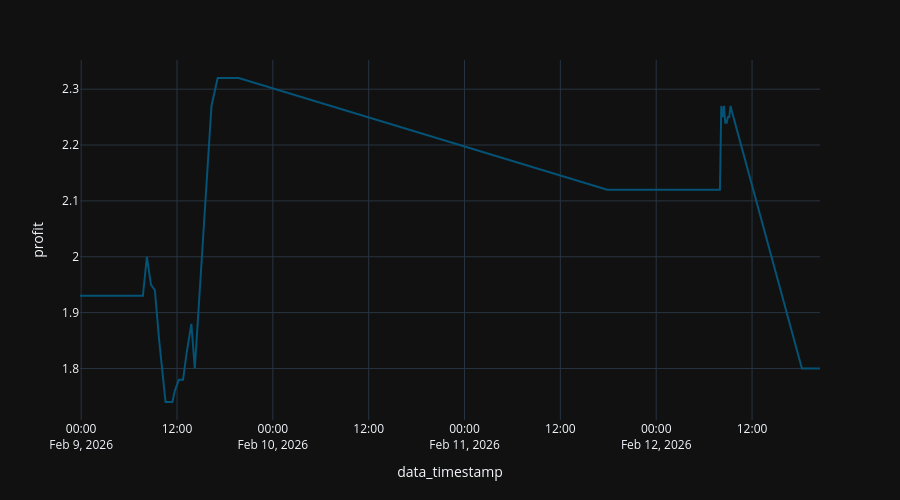

The notebook cell this image was saved under:
### Code cell
x = df[df['ticker'] == asset_name][['data_timestamp', 'profit', 'ticker']].sort_values(by="data_timestamp")

fig = px.line (
  x,
  "data_timestamp",
  "profit",
#   color_discrete_sequence="Tealgrn_r",
)

fig.update_layout (
  height=500,
)

### Figure 1 — Plotly figure (JSON) as saved in the notebook; plotly's stock layout.template omitted (floating-point values rounded to 4 significant figures; data arrays with more than 128 entries replaced by an {"elided": "..."} marker saying what was removed)
{"data": [{"hovertemplate": "data_timestamp=%{x}<br>profit=%{y}<extra></extra>", "legendgroup": "", "line": {"color": "rgb(4, 82, 117)", "dash": "solid"}, "marker": {"symbol": "circle"}, "mode": "lines", "name": "", "orientation": "v", "showlegend": false, "type": "scatter", "x": {"elided": "160 str values"}, "xaxis": "x", "y": {"elided": "160 float values"}, "yaxis": "y"}], "layout": {"height": 500, "legend": {"tracegroupgap": 0}, "margin": {"t": 60}, "xaxis": {"anchor": "y", "domain": [0, 1], "title": {"text": "data_timestamp"}}, "yaxis": {"anchor": "x", "domain": [0, 1], "title": {"text": "profit"}}}}
